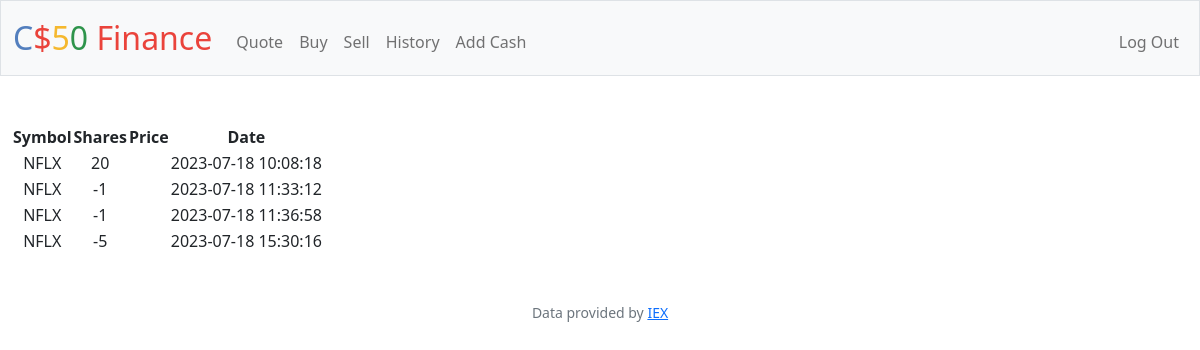
/history (signed in), run on an earlier commit of the app's database.
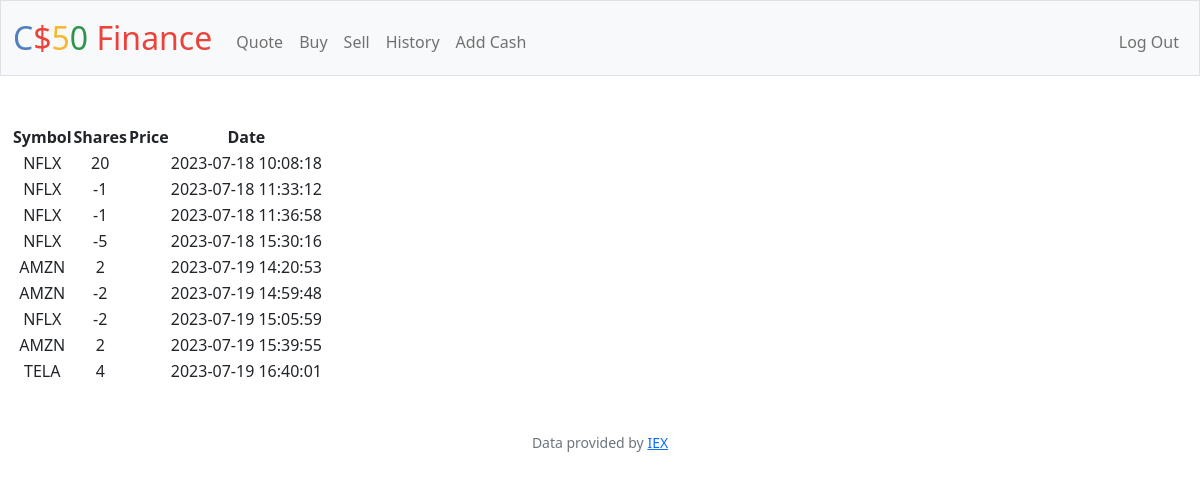
And on a later commit of the database.
### tables this page shows
CREATE TABLE 'transactions' ('id' INTEGER PRIMARY KEY AUTOINCREMENT NOT NULL, 'user_id' INTEGER, 'symbol' TEXT, 'shares' INTEGER, 'price' REAL, 'date' DATETIME);

### app.py (the view)
@app.route("/history")
@login_required
def history():
    user_id = session["user_id"]
    transactions_db = db.execute("SELECT * FROM transactions WHERE user_id = :id", id=user_id)
    return render_template("history.html", transactions=transactions_db)

### app.py (called while the page is built)
@app.after_request
def after_request(response):
    response.headers["Cache-Control"] = "no-cache, no-store, must-revalidate"
    response.headers["Expires"] = 0
    response.headers["Pragma"] = "no-cache"
    return response

### helpers.py (called while the page is built)
def login_required(f):
    @wraps(f)
    def decorated_function(*args, **kwargs):
        if session.get("user_id") is None:
            return redirect("/login")
        return f(*args, **kwargs)
    return decorated_function

### templates/history.html (shortened to what this page needs)
{% extends "layout.html" %}
{% block main %}
    <table>
        <thead>
            <tr>
                <th>Symbol</th>
                <th>Shares</th>
                <th>Price</th>
                <th>Date</th>
            </tr>
        </thead>
        <tbody>
            {% for row in transactions %}
            <tr>
                <td>{{ row["symbol"] }}</td>
                <td>{{ row["shares"] }}</td>
                <td>{{ row["price | usd"] }}</td>
                <td>{{ row["date"] }}</td>
            </tr>
            {% endfor %}
        </tbody>
    </table>
{% endblock %}

### templates/layout.html (shortened to what this page needs)
<!DOCTYPE html>
<html lang="en">
    <head>
        <link href="https://cdn.jsdelivr.net/npm/bootstrap@5.1.3/dist/css/bootstrap.min.css" rel="stylesheet">
        <link href="/static/styles.css" rel="stylesheet">
    </head>
    <body>
        <nav class="bg-light border navbar navbar-expand-md navbar-light">
            <div class="container-fluid">
                <a class="navbar-brand" href="/"><span class="blue">C</span><span class="red">$</span><span class="yellow">5</span><span class="green">0</span> <span class="red">Finance</span></a>
                <div class="collapse navbar-collapse" id="navbar">
                    {% if session["user_id"] %}
                        <ul class="navbar-nav me-auto mt-2">
                            <li class="nav-item"><a class="nav-link" href="/quote">Quote</a></li>
                            <li class="nav-item"><a class="nav-link" href="/buy">Buy</a></li>
                            <li class="nav-item"><a class="nav-link" href="/sell">Sell</a></li>
                            <li class="nav-item"><a class="nav-link" href="/history">History</a></li>
                            <li class="nav-item"><a class="nav-link" href="/add_cash">Add Cash</a></li>
                        </ul>
                        <ul class="navbar-nav ms-auto mt-2">
                            <li class="nav-item"><a class="nav-link" href="/logout">Log Out</a></li>
                        </ul>
                    {% else %}
                        <ul class="navbar-nav ms-auto mt-2">
                            <li class="nav-item"><a class="nav-link" href="/register">Register</a></li>
                            <li class="nav-item"><a class="nav-link" href="/login">Log In</a></li>
                        </ul>
                    {% endif %}
                </div>
            </div>
        </nav>
        <main class="container-fluid py-5 text-center">
            {% block main %}{% endblock %}
        </main>
        <footer class="mb-5 small text-center text-muted">
            Data provided by <a href="https://iexcloud.io/">IEX</a>
        </footer>
    </body>
</html>

### static/styles.css (style rules this page uses)
nav .navbar-brand { font-size: xx-large; }
nav .navbar-brand .blue { color: #537fbe; }
nav .navbar-brand .red { color: #ea433b; }
nav .navbar-brand .yellow { color: #f5b82e; }
nav .navbar-brand .green { color: #2e944b; }

What changed in the data, as far as the page shows it:
added transactions: symbol "AMZN", shares "2", date "2023-07-19 14:20:53"
added transactions: symbol "AMZN", shares "-2", date "2023-07-19 14:59:48"
added transactions: symbol "NFLX", shares "-2", date "2023-07-19 15:05:59"
added transactions: symbol "AMZN", shares "2", date "2023-07-19 15:39:55"
added transactions: symbol "TELA", shares "4", date "2023-07-19 16:40:01"
